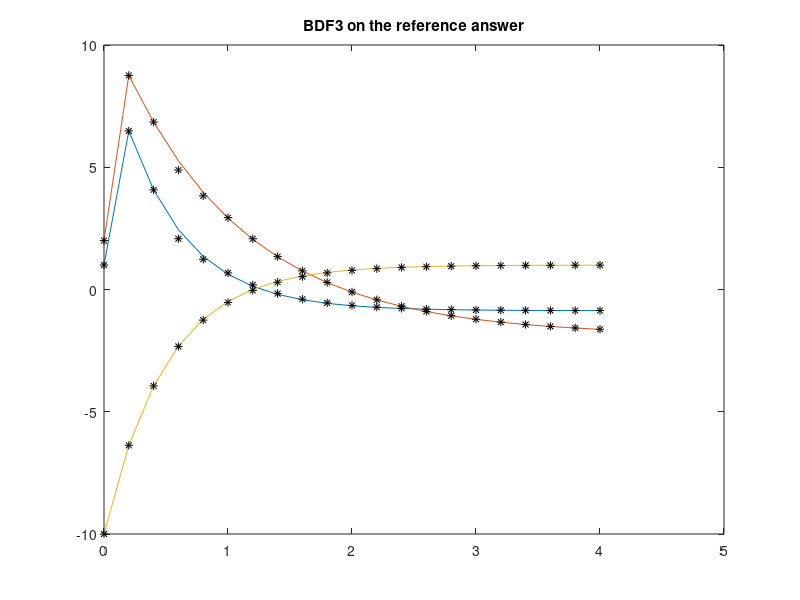
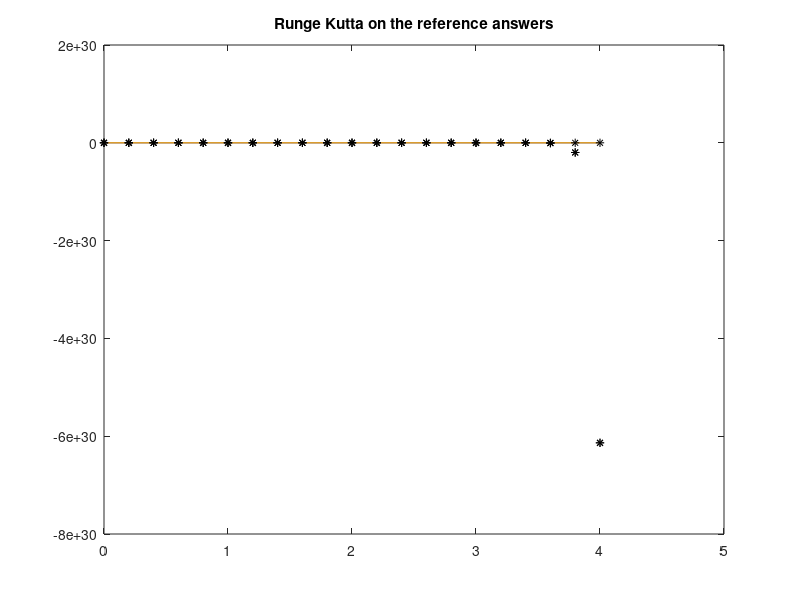

Here is the MATLAB script that generated these plots, in order:
% CERM_Lab_041121
% Exercise 1





%%%%%%%%%%%%%%%%%% Comments %%%%%%%%%%%%%%%%%%

    % explicit  Method is much faster than the Implicit methods generally, BDF3
    % in this specific case. but when the time steps are very large (very
    % small Ns) the explicit methods won't work, as it is the case here
    % with N = 20, but if we increase it, it would be working properly.
    
%%%%%%%%%%%%%%%%%%%%%%%%%%%%%%%%%%%%%%%%%%%%%%

            % Systems of equations
            % Solve the system with BDF3 Method

clear all
close all
format long
A = [-30 0 -28;-29 -1 -29;0 0 -2];
g = [2;2;2];
f = @(t, y) A*y + g

y0 = [1;2;-10];
T = 4
N = 20
h = T / N;

tnBDF3 = zeros(N+1, 1);
unBDF3 = zeros(N+1, 3);

unBDF3(1,:) = y0;
tnBDF3(1,1) = 0;
options = odeset('RelTol',10^-9);
[tref, uref] = ode45 (f, [0 : h : T], y0, options);
plot(tref, uref)

tnBDF3(2, 1) = h;
unBDF3(2, :) = uref(2, :);

tnBDF3(3, 1) = 2 * h;
unBDF3(3, :) = uref(3, :);
tic
for k = 3 : N
    tnBDF3(k+1, 1) = tnBDF3(k, 1) + h;
    g = @(y) y ...
        - (18 / 11) * unBDF3(k, :)'...
        + (9 / 11)  * unBDF3(k-1, :)'...
        - (2 / 11)  * unBDF3(k-2, :)'...
        - (6 / 11)  * h * f(tnBDF3(k+1, 1), y);
    unBDF3(k+1, :) = fsolve(g, unBDF3(k, :)');


end
toc
plot(tref, uref, tnBDF3, unBDF3, 'k*')
title('BDF3 on the reference answer')


relErr1 = abs(uref(:, 1) - unBDF3(:, 1)) / abs(uref(:, 1));
normInf1 = norm(relErr1, inf);


relErr2 = abs(uref(:, 2) - unBDF3(:, 2)) / abs(uref(:, 2));
normInf2 = norm(relErr2, inf);


relErr3 = abs(uref(:, 3) - unBDF3(:, 3)) / abs(uref(:, 3));
normInf3 = norm(relErr3, inf);

NormInf = [normInf1 normInf2 normInf3]

%%
            % Use three stage Runge Kutta method (RK3)


% CERM_Lab_041121
% Exercise 3
% Heun Method
            % Systems of equations
            % Solve the system with RK3 Method

clear all
close all
format long
A = [-30 0 -28;-29 -1 -29;0 0 -2];
g = [2;2;2];
f = @(t, y) A*y + g

y0 = [1;2;-10];
T = 4
N = 20
h = T / N;

tnRK3 = zeros(N+1, 1);
unRK3 = zeros(N+1, 3);

unRK3(1,:) = y0;
tnRK3(1,1) = 0;
options = odeset('RelTol',10^-9);
[tref, uref] = ode45 (f, [0 : h : T], y0, options);

tic
for k = 1 : N
    tnRK3(k+1, 1) = tnRK3(k, 1) + h;
    f1 = f(tnRK3(k, 1), unRK3(k, :)');
    f2 = f(tnRK3(k, 1) + h/2, unRK3(k,:)' + h/2 *f1);
    f3 = f(tnRK3(k, 1) + h/2, unRK3(k,:)' + h/2 *f2);
    f4 = f(tnRK3(k+1, 1) , unRK3(k,:)' + h * f3);
    unRK3(k+1, :) = unRK3(k, :)' + h/6 *(f1 + 2*f2 +2*f3 +f4) ;
end
toc

figure(2)
plot(tref, uref, tnRK3, unRK3, 'k*')
title('Runge Kutta on the reference answers')


relErr1 = abs(uref(:, 1) - unRK3(:, 1)) / abs(uref(:, 1));
normInf1 = norm(relErr1, inf);


relErr2 = abs(uref(:, 2) - unRK3(:, 2)) / abs(uref(:, 2));
normInf2 = norm(relErr2, inf);


relErr3 = abs(uref(:, 3) - unRK3(:, 3)) / abs(uref(:, 3));
normInf3 = norm(relErr3, inf);

NormInf = [normInf1 normInf2 normInf3]
